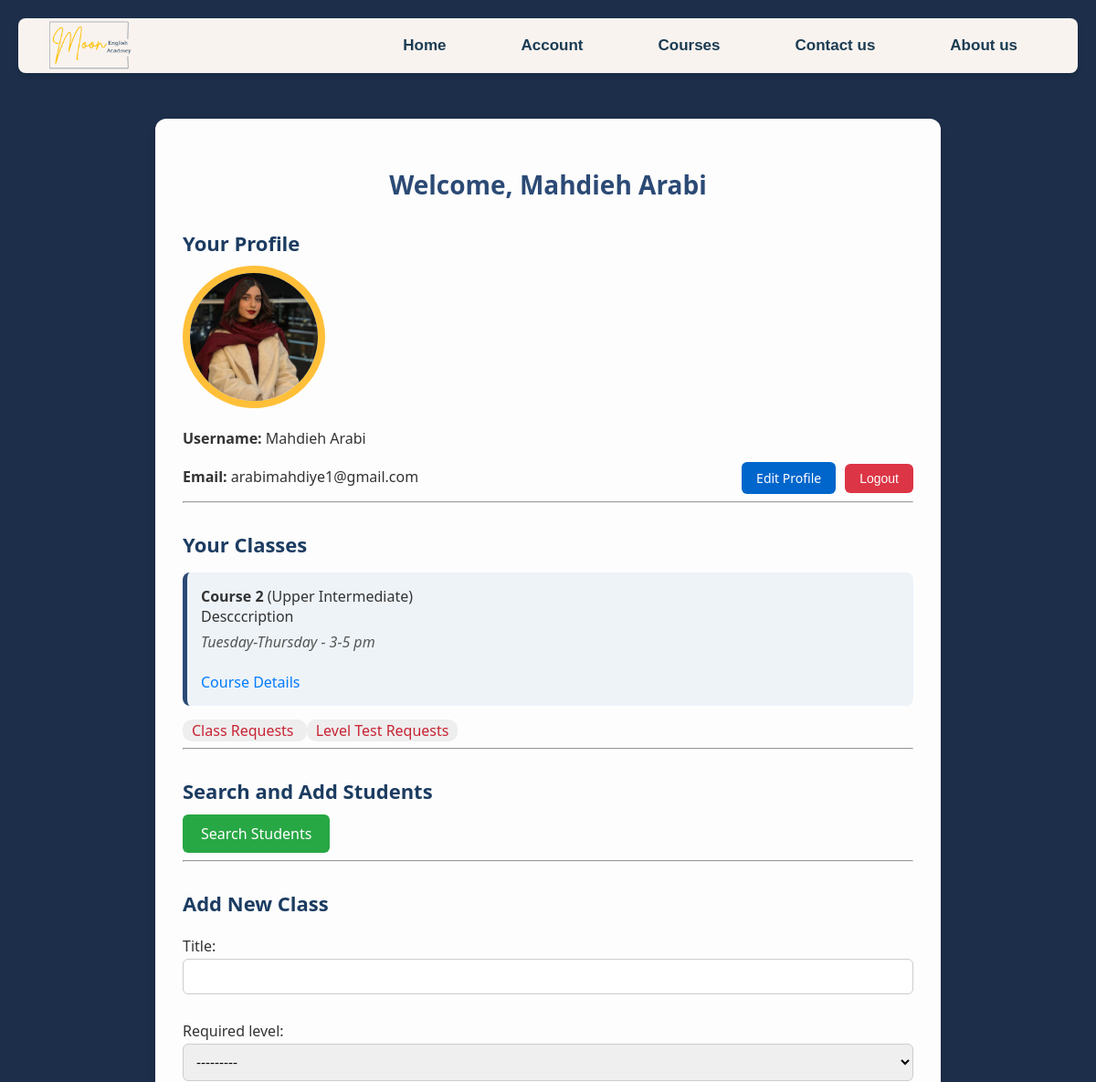
Before: /teacher_dashboard/ (signed in, upper part) with the older database file.
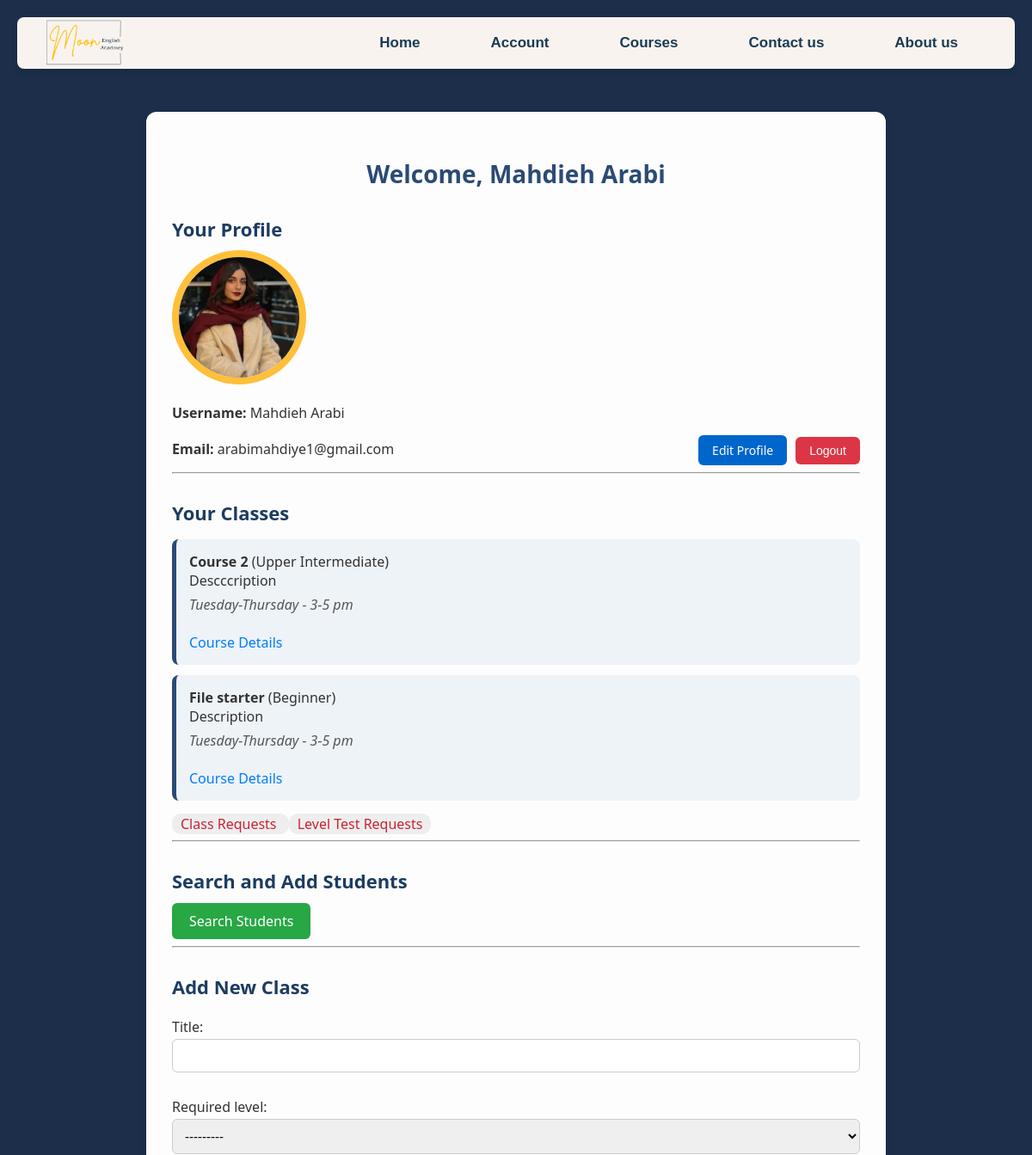
After: the same page with the newer database file.
### main/models.py (models this page shows, shortened)
class Course(models.Model):
    LEVEL_CHOICES = [
        ('Beginner', 'Beginner'),
        ('Elementary', 'Elementary'),
        ('Intermediate', 'Intermediate'),
        ('Upper Intermediate', 'Upper Intermediate'),
        ('Advanced', 'Advanced'),
    ]
    DAYS_CHOICES = [
        ('Monday-Wednesday', 'Monday-Wednesday'),
        ('Tuesday-Thursday', 'Tuesday-Thursday'),
        ('Only Fridays', 'Only Fridays'),
    ]
    TIME_CHOICES = [
        ('8-10 am', '8-10 am'),
        ('10-12 am', '10-12 am'),
        ('1-3 pm', '1-3 pm'),
        ('3-5 pm', '3-5 pm'),
        ('5-7 pm', '5-7 pm'),
        ('8-12 am', '8-12 am'),
    ]
    title = models.CharField(max_length=100)
    required_level = models.CharField(max_length=20, choices=LEVEL_CHOICES)
    description = models.TextField()
    class_days = models.CharField(max_length=100, choices=DAYS_CHOICES)
    class_time = models.CharField(max_length=50, choices=TIME_CHOICES)
    teacher = models.ForeignKey(User, on_delete=models.CASCADE, limit_choices_to={'user_type': 'teacher'})
    students = models.ManyToManyField(settings.AUTH_USER_MODEL, blank=True, related_name='enrolled_courses')
    join_link = models.URLField(default="#")
    start_date = models.DateField(default=timezone.now)

### main/views.py (the view)
# urls.py: path('teacher_dashboard/', views.teacher_dashboard, name='teacher_dashboard'),
@login_required
def teacher_dashboard(request):
    if request.user.user_type != 'teacher':
        return redirect('home')
    t = User.objects.get(username='Mahdieh Arabi')
    courses = Course.objects.filter(teacher=request.user)
    unseen_count = EnrollmentRequest.objects.filter(course__in=courses, is_seen=False).count()
    unseen_level_test = PlacementTestReservation.objects.filter(assigned_teacher=t, is_seen=False).count()
    if request.method == 'POST':
        form = CourseForm(request.POST)
        if form.is_valid():
            course = form.save(commit=False)
            course.teacher = request.user
            course.save()
            return redirect('teacher_dashboard')
    else:
        form = CourseForm()
    return render(request, 'teacher_dashboard.html', {
        'form': form,
        'courses': courses,
        'unseen_count': unseen_count,
        'unseen_level_test': unseen_level_test
    })

### main/forms.py
class CourseForm(forms.ModelForm):
    class Meta:
        model = Course
        fields = ['title', 'required_level', 'description', 'class_days', 'class_time', 'start_date']
        widgets = {
            'start_date': forms.DateInput(attrs={'type': 'date'}),
        }

### templates/teacher_dashboard.html (shortened to what this page needs)
{% extends 'base.html' %}
{% load static %}
{% block extra_css %}
    <link rel="stylesheet" href="{% static 'css/teacher_dashboard.css' %}">
{% endblock %}
{% block content %}
<div class="dashboard-container">
    <h2>Welcome, {{ user.username }}</h2>
    <h3>Your Profile</h3>
    <img src="{{ user.profile_image.url }}" alt="Profile Image" class="profile-picture"/>
    <p><strong>Username:</strong> {{ user.username }}</p>
    <p><strong>Email:</strong> {{ user.email }}</p>
    <div class="profile-actions">
        <form method="post" action="{% url 'logout' %}">
            <button type="submit" class="logout-button">Logout</button>
        </form>
        <a href="{% url 'edit_profile' %}" class="edit-profile">Edit Profile</a>
    </div>
    <hr>
    <h3>Your Classes</h3>
    <ul>
        {% for course in courses %}
            <li>
                <strong>{{ course.title }}</strong> ({{ course.required_level }})<br>
                {{ course.description }}<br>
                <em>{{ course.class_days }} - {{ course.class_time }}</em><br>
                <a href="{% url 'course_detail' course.id %}" class="btn-course-details">Course Details</a>
            </li>
        {% empty %}
            <li>No classes yet.</li>
        {% endfor %}
    </ul>
    <a href="{% url 'teacher_requests' %}" class="requests-btn">
    Class Requests
    </a>
    <a href="{% url 'level_requests' %}" class="requests-btn">
        Level Test Requests
    </a>
    <hr>
    <h3>Search and Add Students</h3>
    <a href="{% url 'search_students' %}" class="btn-search-students">Search Students</a>
    <hr>
    <h3>Add New Class</h3>
    <form method="post">
        {{ form.as_p }}
    </form>
</div>
{% endblock %}

Changed rows visible on the page:
added Course: title "File starter", required_level "Beginner", description "Description", class_days "Tuesday-Thursday", class_time "3-5 pm"
